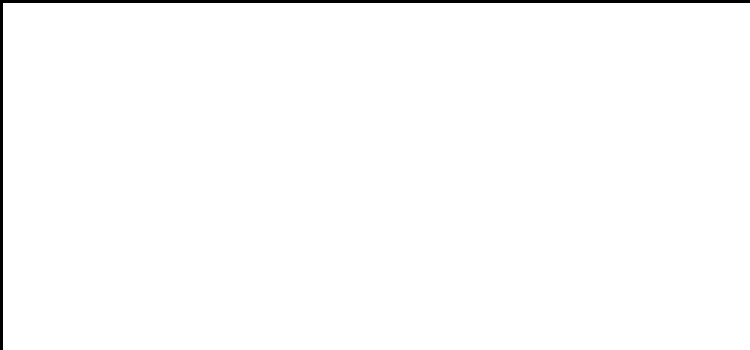
Frame 1 (no input)
Frame 60 (the mouse pressed at the canvas centre just before this capture): identical to frame 1, image omitted
Frame 120 (the mouse held since frame 60 and released just before this capture): identical to frame 1, image omitted

The Processing sketch that drew this single still picture (run headless with seeded random() and noise(); from frame 60 on, the mouse is pressed at the canvas centre):

// Processing sketch: sketch02
// ── sketch02.pde
int x = 0; // 縦棒のx座標
int y = 0; // 横棒のy座標

void setup() {
  size(750, 350);
  strokeWeight(5);
  stroke(0);
}

void draw() {
  background(255);

  if (mousePressed) {
    // 左ボタンが押されているとき
    if (mouseButton == LEFT) {
      x += 2;
    }
    // 右ボタンが押されているとき
    else if (mouseButton == RIGHT) {
      y += 2;
    }
    // 真ん中のボタンが押されているとき
    else if (mouseButton == CENTER) {
      x = 0;
      y = 0;
    }
  }
  // 縦棒
  line(x, 0, x, height);
  // 横棒
  line(0, y, width, y);
}
